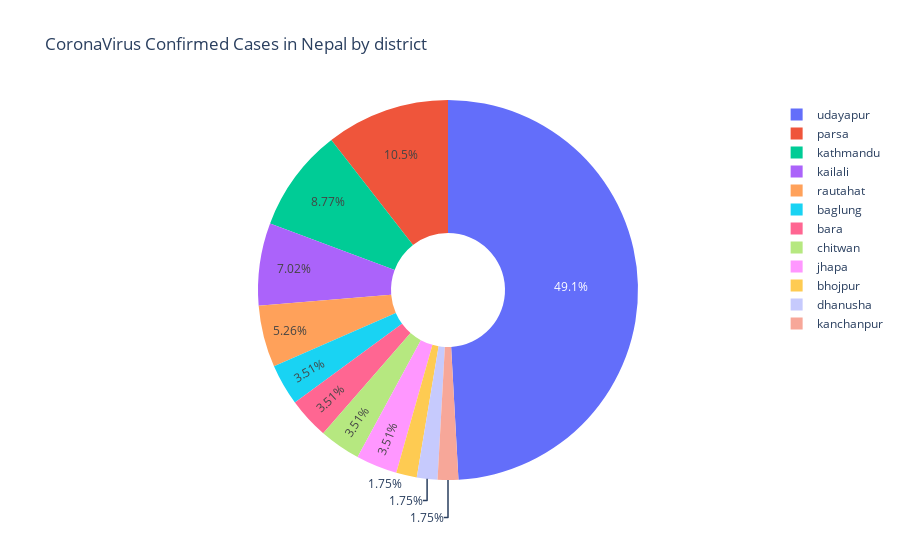

Notebook source saved alongside this figure:
### Markdown cell above
# Nepal Overall Condition in Pie Chart

### Code cell
labels = df_nepal['District'].tolist()
values = df_nepal['कुल संक्रमित'].tolist()

layout = go.Layout(
    autosize=True,
    title = 'CoronaVirus Confirmed Cases in Nepal by district',
    xaxis= go.layout.XAxis(linecolor = 'black',
                          linewidth = 1,
                          mirror = True),

    yaxis= go.layout.YAxis(linecolor = 'black',
                          linewidth = 1,
                          mirror = True),
)
fig = go.Figure(data=[go.Pie(labels = labels, values=values, hole=0.3)])
fig.update(layout=layout)
fig.show()

### Figure 1 — Plotly figure (JSON) as saved in the notebook; plotly's stock layout.template omitted (floating-point values rounded to 4 significant figures)
{"data": [{"hole": 0.3, "labels": ["baglung", "bara", "bhojpur", "chitwan", "dhanusha", "jhapa", "kailali", "kanchanpur", "parsa", "rautahat", "udayapur", "kathmandu"], "type": "pie", "values": [2, 2, 1, 2, 1, 2, 4, 1, 6, 3, 28, 5]}], "layout": {"autosize": true, "title": {"text": "CoronaVirus Confirmed Cases in Nepal by district"}, "xaxis": {"linecolor": "black", "linewidth": 1, "mirror": true}, "yaxis": {"linecolor": "black", "linewidth": 1, "mirror": true}}}
